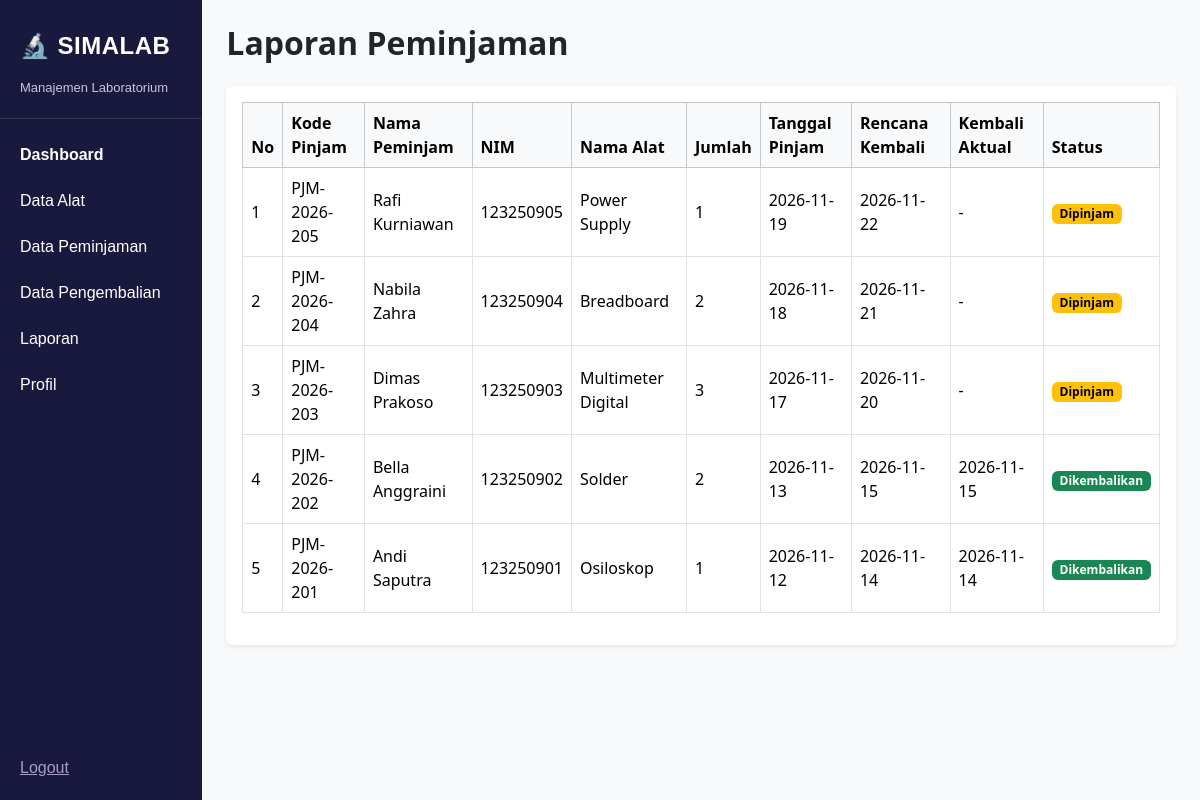
Page /admin/laporan.php (signed in) on the committed database.
### tables this page shows
CREATE TABLE `peminjaman` (
  `id` int(11) NOT NULL,
  `kode_pinjam` varchar(20) NOT NULL,
  `peminjam_id` int(11) NOT NULL,
  `tanggal_pinjam` date NOT NULL,
  `tanggal_kembali_rencana` date NOT NULL,
  `tanggal_kembali_aktual` date DEFAULT NULL,
  `status` enum('Dipinjam','Dikembalikan','Terlambat') DEFAULT 'Dipinjam',
  `kondisi_kembali` enum('Baik','Rusak Ringan','Rusak Berat') DEFAULT NULL,
  `catatan` text DEFAULT NULL,
  `created_at` timestamp NOT NULL DEFAULT current_timestamp(),
  `updated_at` timestamp NOT NULL DEFAULT current_timestamp() ON UPDATE current_timestamp()
);

CREATE TABLE `peminjam` (
  `id` int(11) NOT NULL,
  `nama` varchar(100) NOT NULL,
  `nim` varchar(20) NOT NULL,
  `kelas` varchar(30) NOT NULL,
  `no_hp` varchar(20) DEFAULT NULL,
  `created_at` timestamp NOT NULL DEFAULT current_timestamp(),
  `password` varchar(255) NOT NULL DEFAULT ''
);

CREATE TABLE `alat` (
  `id` int(11) NOT NULL,
  `kode_alat` varchar(20) NOT NULL,
  `nama_alat` varchar(150) NOT NULL,
  `kategori_id` int(11) DEFAULT NULL,
  `jumlah_total` int(11) NOT NULL DEFAULT 0,
  `jumlah_tersedia` int(11) NOT NULL DEFAULT 0,
  `kondisi` enum('Baik','Rusak Ringan','Rusak Berat') DEFAULT 'Baik',
  `keterangan` text DEFAULT NULL,
  `created_at` timestamp NOT NULL DEFAULT current_timestamp(),
  `updated_at` timestamp NOT NULL DEFAULT current_timestamp() ON UPDATE current_timestamp()
);

CREATE TABLE `detail_peminjaman` (
  `id` int(11) NOT NULL,
  `peminjaman_id` int(11) NOT NULL,
  `alat_id` int(11) NOT NULL,
  `jumlah` int(11) NOT NULL DEFAULT 1
);

### admin/laporan.php (the view, shortened to what this page needs)
<?php
include "../config/koneksi.php";
$query = mysqli_query($connect, "
    SELECT
        p.kode_pinjam, pm.nama, pm.nim, a.nama_alat,
        dp.jumlah, p.tanggal_pinjam, p.tanggal_kembali_rencana,
        p.tanggal_kembali_aktual, p.status
    FROM peminjaman p
    JOIN peminjam pm ON p.peminjam_id = pm.id
    JOIN detail_peminjaman dp ON p.id = dp.peminjaman_id
    JOIN alat a ON dp.alat_id = a.id
    ORDER BY p.id DESC
");
?>
<!DOCTYPE html>
<html lang="id">
<head>
    <link href="https://cdn.jsdelivr.net/npm/bootstrap@5.3.8/dist/css/bootstrap.min.css" rel="stylesheet">
    <link rel="stylesheet" href="../style.css">
</head>
<body class="bg-light">
<div class="d-flex min-vh-100">
    <?php include 'sidebar.php'; ?>
    <main class="flex-grow-1 p-4" style="min-width: 0;">
        <h2 class="fw-bold">Laporan Peminjaman</h2>
        <div class="card border-0 shadow-sm mt-4">
            <div class="card-body">
                <div class="table-responsive">
                    <table class="table table-bordered table-hover align-middle">
                        <thead class="table-light">
                            <tr>
                                <th>No</th>
                                <th>Kode Pinjam</th>
                                <th>Nama Peminjam</th>
                                <th>NIM</th>
                                <th>Nama Alat</th>
                                <th>Jumlah</th>
                                <th>Tanggal Pinjam</th>
                                <th>Rencana Kembali</th>
                                <th>Kembali Aktual</th>
                                <th>Status</th>
                            </tr>
                        </thead>
                        <tbody>
                            <?php
                            $no = 1;
                            if (mysqli_num_rows($query) > 0) {
                                while ($data = mysqli_fetch_assoc($query)) {
                            ?>
                            <tr>
                                <td><?= $no++; ?></td>
                                <td><?= htmlspecialchars($data['kode_pinjam']); ?></td>
                                <td><?= htmlspecialchars($data['nama']); ?></td>
                                <td><?= htmlspecialchars($data['nim']); ?></td>
                                <td><?= htmlspecialchars($data['nama_alat']); ?></td>
                                <td><?= $data['jumlah']; ?></td>
                                <td><?= $data['tanggal_pinjam']; ?></td>
                                <td><?= $data['tanggal_kembali_rencana']; ?></td>
                                <td><?= $data['tanggal_kembali_aktual'] ?: '-'; ?></td>
                                <td>
                                    <?php
                                    $warna = 'secondary';
                                    if ($data['status'] == 'Dipinjam') {
                                        $warna = 'warning';
                                    } elseif ($data['status'] == 'Terlambat') {
                                        $warna = 'danger';
                                    } elseif ($data['status'] == 'Dikembalikan') {
                                        $warna = 'success';
                                    }
                                    ?>
                                    <span class="badge text-bg-<?= $warna; ?>">
                                        <?= htmlspecialchars($data['status']); ?>
                                    </span>
                                </td>
                            </tr>
                            <?php
                                }
                            } ?>
                        </tbody>
                    </table>
                </div>
            </div>
        </div>
    </main>
</div>
</body>
</html>

### rows in the picture
peminjaman: kode_pinjam "PJM-2026-205", peminjam.nama "Rafi Kurniawan", peminjam.nim "123250905", alat.nama_alat "Power Supply", detail_peminjaman.jumlah "1", tanggal_pinjam "2026-11-19", tanggal_kembali_rencana "2026-11-22", tanggal_kembali_aktual "-", status "Dipinjam"
peminjaman: kode_pinjam "PJM-2026-204", peminjam.nama "Nabila Zahra", peminjam.nim "123250904", alat.nama_alat "Breadboard", detail_peminjaman.jumlah "2", tanggal_pinjam "2026-11-18", tanggal_kembali_rencana "2026-11-21", tanggal_kembali_aktual "-", status "Dipinjam"
peminjaman: kode_pinjam "PJM-2026-203", peminjam.nama "Dimas Prakoso", peminjam.nim "123250903", alat.nama_alat "Multimeter Digital", detail_peminjaman.jumlah "3", tanggal_pinjam "2026-11-17", tanggal_kembali_rencana "2026-11-20", tanggal_kembali_aktual "-", status "Dipinjam"
peminjaman: kode_pinjam "PJM-2026-202", peminjam.nama "Bella Anggraini", peminjam.nim "123250902", alat.nama_alat "Solder", detail_peminjaman.jumlah "2", tanggal_pinjam "2026-11-13", tanggal_kembali_rencana "2026-11-15", tanggal_kembali_aktual "2026-11-15", status "Dikembalikan"
peminjaman: kode_pinjam "PJM-2026-201", peminjam.nama "Andi Saputra", peminjam.nim "123250901", alat.nama_alat "Osiloskop", detail_peminjaman.jumlah "1", tanggal_pinjam "2026-11-12", tanggal_kembali_rencana "2026-11-14", tanggal_kembali_aktual "2026-11-14", status "Dikembalikan"
